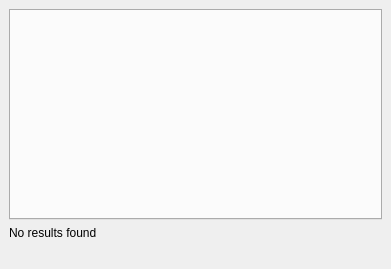
<?xml version="1.0" encoding="UTF-8"?>
<ui version="4.0">
 <class>dlg_search</class>
 <widget class="QDockWidget" name="dlg_search">
  <property name="geometry">
   <rect>
    <x>0</x>
    <y>0</y>
    <width>391</width>
    <height>269</height>
   </rect>
  </property>
  <property name="minimumSize">
   <size>
    <width>188</width>
    <height>197</height>
   </size>
  </property>
  <property name="windowTitle">
   <string>Search</string>
  </property>
  <widget class="QWidget" name="Dialog">
   <layout class="QGridLayout" name="gridLayout">
    <item row="0" column="0">
     <layout class="QVBoxLayout" name="verticalLayout">
      <item>
       <widget class="QTabWidget" name="main_tab">
        <property name="currentIndex">
         <number>-1</number>
        </property>
       </widget>
      </item>
     </layout>
    </item>
    <item row="1" column="0">
     <widget class="QLabel" name="lbl_msg">
      <property name="text">
       <string>No results found</string>
      </property>
     </widget>
    </item>
    <item row="4" column="0">
     <layout class="QGridLayout" name="lyt_buttons">
      <item row="0" column="0">
       <spacer name="horizontalSpacer">
        <property name="orientation">
         <enum>Qt::Horizontal</enum>
        </property>
        <property name="sizeHint" stdset="0">
         <size>
          <width>40</width>
          <height>20</height>
         </size>
        </property>
       </spacer>
      </item>
     </layout>
    </item>
   </layout>
  </widget>
 </widget>
 <resources/>
 <connections/>
</ui>
